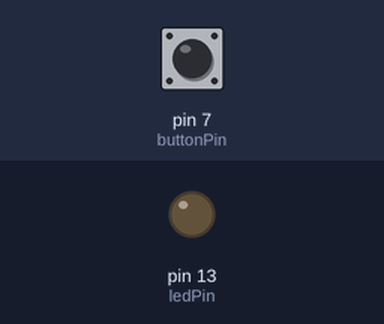
This sketch was run on a simulated Arduino Uno, built with avr-gcc and run on an emulated ATmega328P. Parts: output pins drawn as LEDs (lit = HIGH). Inputs (shaded band) come from the test bench; at power-on: pin 7 (buttonPin) LOW.

Above: at 1.2 s.
1.3 s: pin 7 (buttonPin) pulled HIGH for 0.15 s
At 1.37 s:
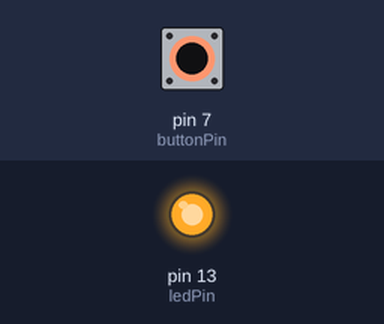
2.9 s: pin 7 (buttonPin) pulled HIGH for 3.2 s
At 6.8 s:
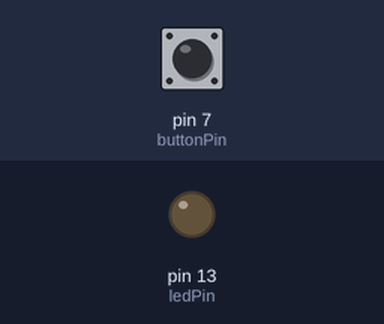
Timing chart, 0 to 8.3 s (numbered marks = the images above; inputs shaded):
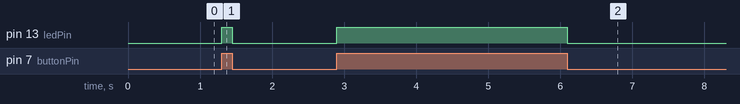

Measured:
- after the input at 1.3 s, pin 13 (ledPin): LOW → HIGH at once, → LOW 0.15 s later
- after the input at 2.9 s, pin 13 (ledPin): LOW → HIGH at once, → LOW 3.2 s later

The sketch:

Button.ino
```cpp
const int buttonPin = 7;     // the number of the pushbutton pin
const int ledPin =  13;      // the number of the LED pin

int buttonState = 0;         // status of pushbutton

void setup() {
  // initialize the LED pin as an output, pushbutton as input:
  pinMode(ledPin, OUTPUT);
  pinMode(buttonPin, INPUT);
}

void loop() {
  // read the state of the pushbutton value:
  buttonState = digitalRead(buttonPin);
  if (buttonState == 1) {
    // turn LED on:
    digitalWrite(ledPin, 1);
  } else {
    // turn LED off:
    digitalWrite(ledPin, 0);
  }
}
```
